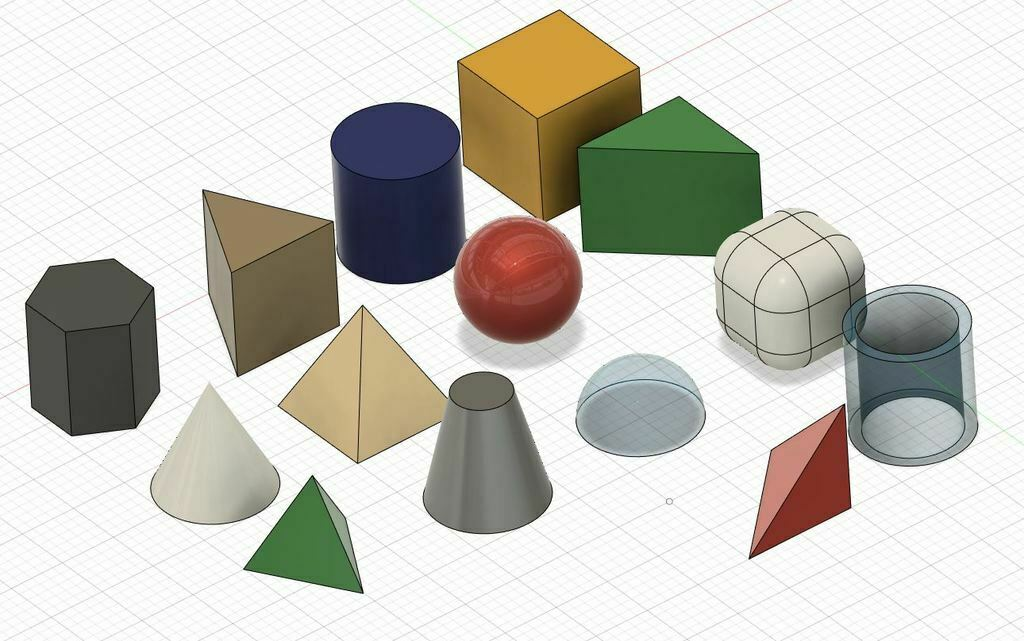
#> input picture image4labs/figure.jpeg, 1024 x 641 px
$ jupyter execute SIFT.ipynb
#> lines starting #> are read from the running program, lines starting #| are printed output that depends on the picture; after the words box and inside, x2 and y2 are one past the last pixel; in counts of white or black regions, pixels touching at a corner belong together
[cell 1]
import numpy as np
import cv2 as cv
import matplotlib.pyplot as plt
img = cv.imread(
    '../../image4labs/figure.jpeg')
#> img is the input picture: shape (641, 1024, 3); mean B, G, R 194.3, 201.7, 203.5
gray = cv.cvtColor(img, cv.COLOR_BGR2GRAY)
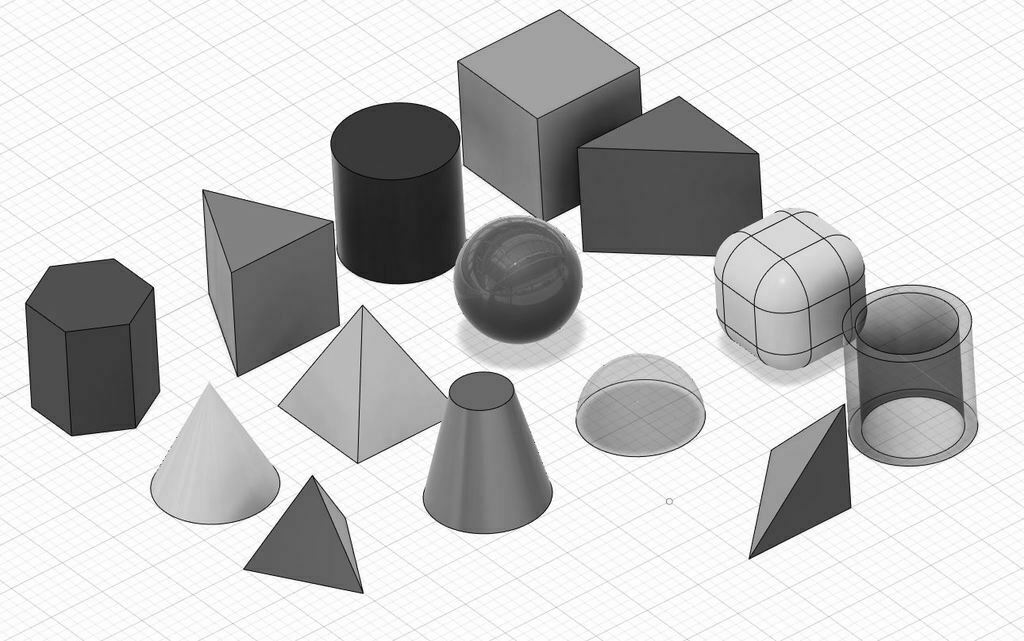
#> gray: shape (641, 1024); min 0, max 255, mean 201.4
sift = cv.SIFT_create()
kp = sift.detect(gray, None)
#> kp = 314 keypoints; strongest (x, y, size): (95, 356, 89.7), (750, 557, 2.1), (569, 224, 18.8), (482, 204, 33.8)
img = cv.drawKeypoints(gray, kp, img)
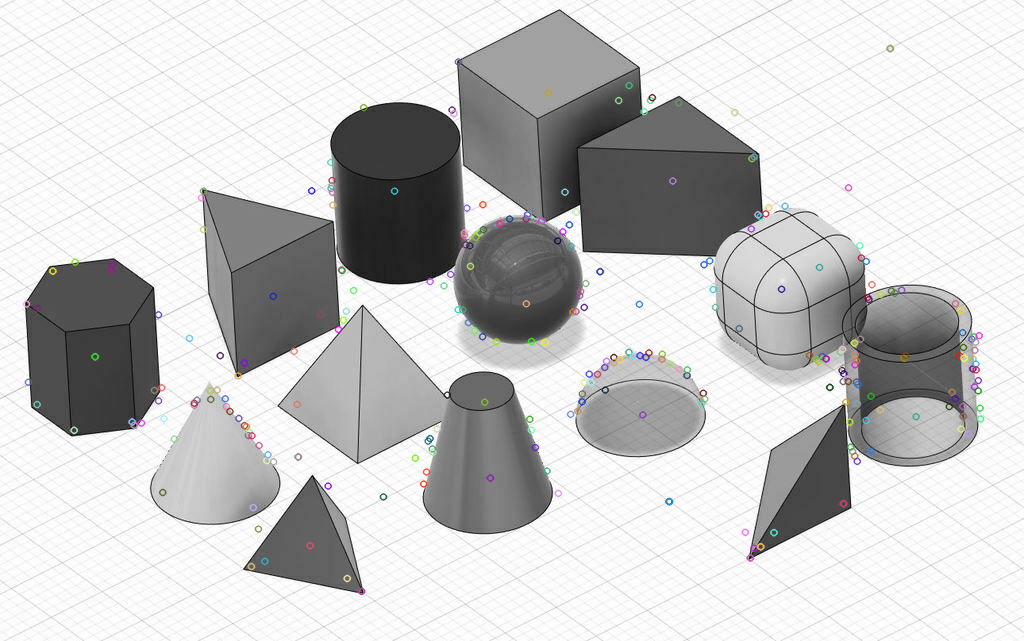
#> img: shape (641, 1024, 3); mean B, G, R 200.9, 200.9, 201
plt.imshow(img)

[cell 2]
img = cv.drawKeypoints(
    gray, kp, img, flags=cv.DRAW_MATCHES_FLAGS_DRAW_RICH_KEYPOINTS)
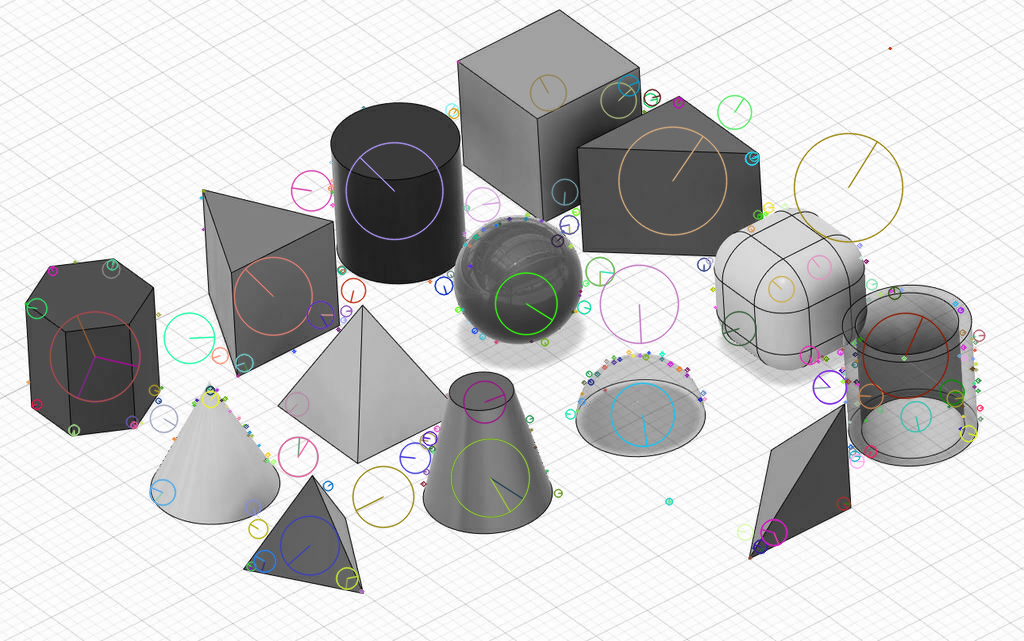
#> img: shape (641, 1024, 3); 5.37% of pixels changed, all inside (x1, y1, x2, y2) = (22, 44, 986, 596)
plt.imshow(img)
